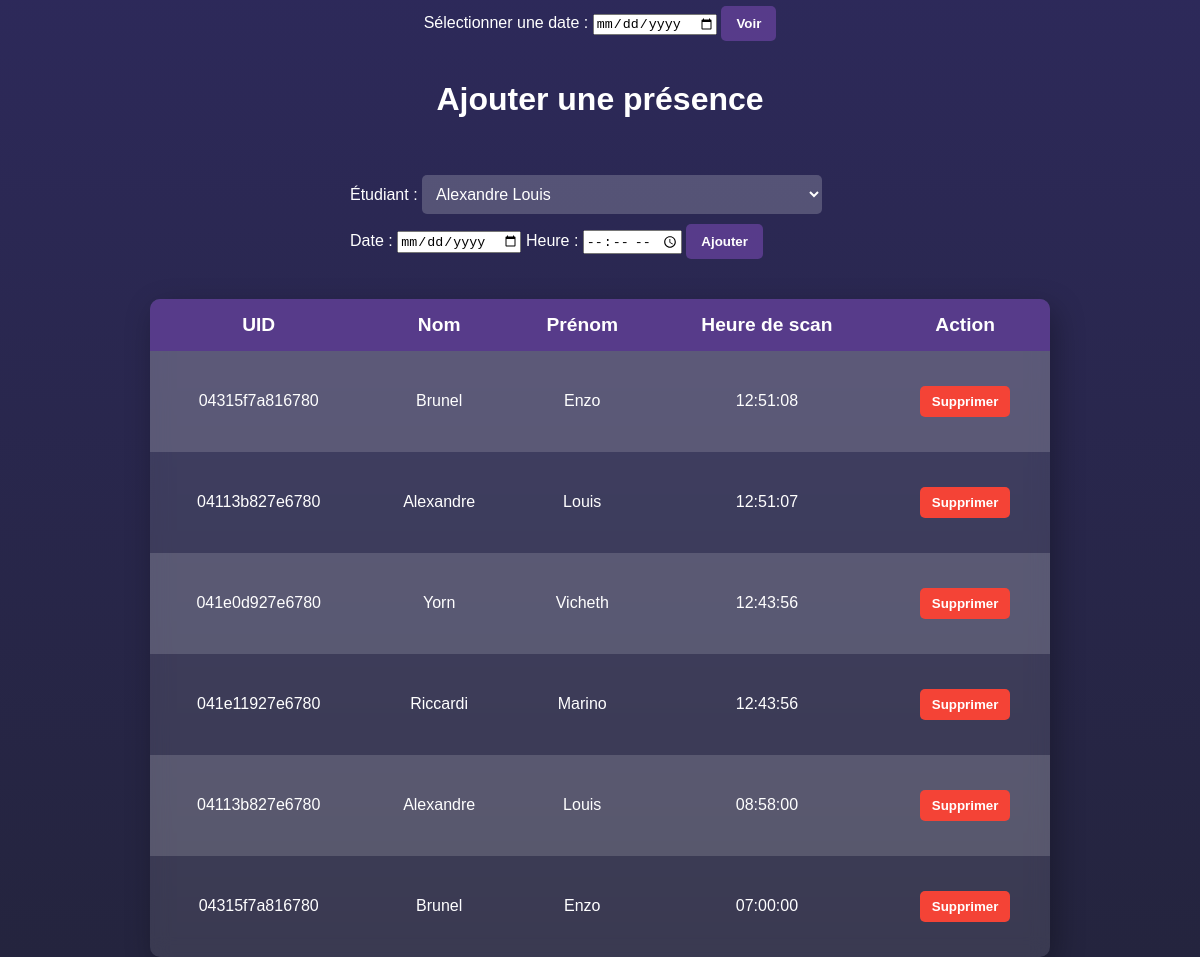
Before: /Administrateur.php (lower part) with the older database file.
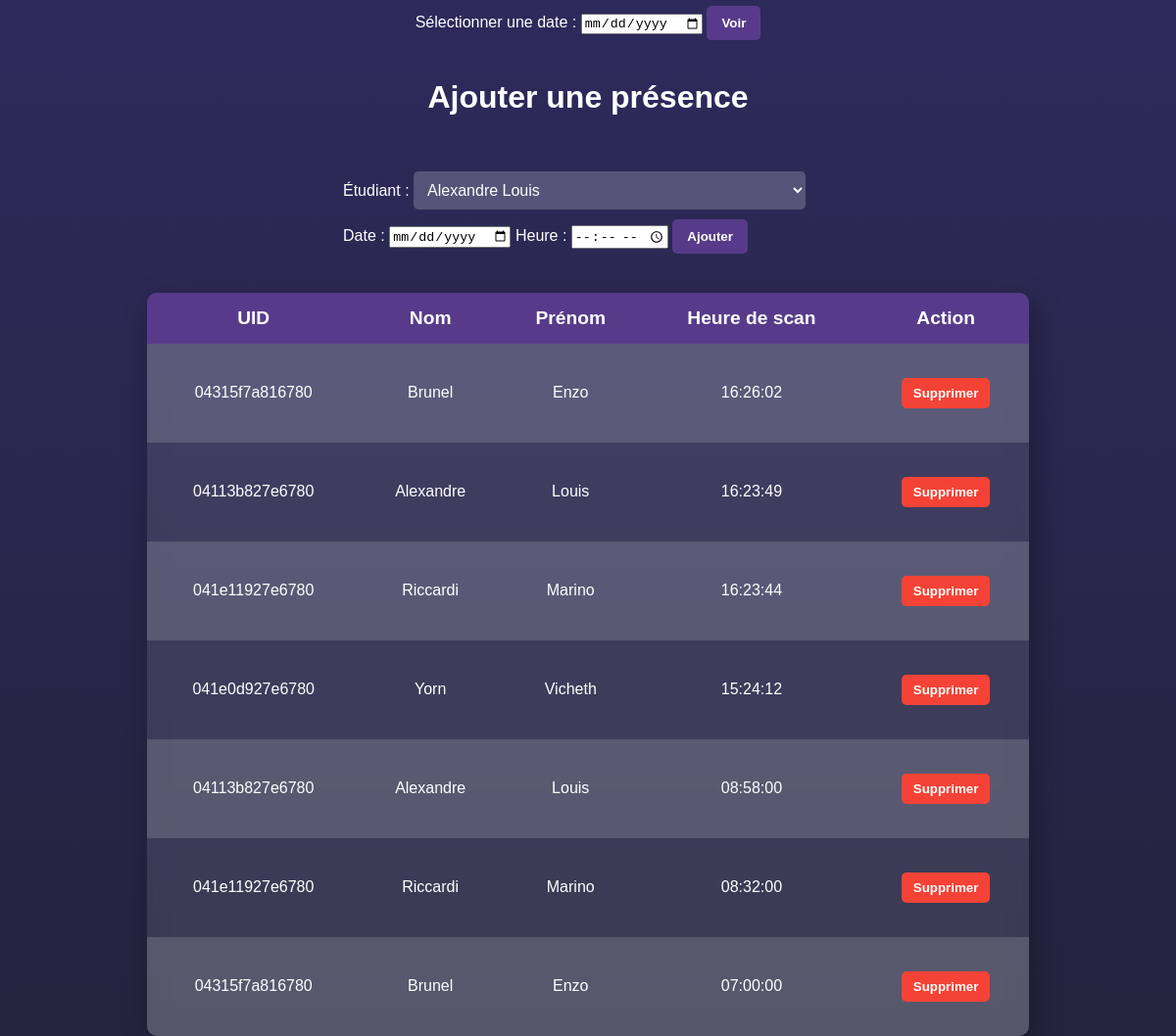
After: the same page with the newer database file.
### tables this page shows
CREATE TABLE IF NOT EXISTS `presences` (
  `id` int(11) NOT NULL AUTO_INCREMENT,
  `uid` varchar(50) NOT NULL,
  `date_scan` date NOT NULL DEFAULT curdate(),
  `heure_scan` time NOT NULL DEFAULT curtime(),
  PRIMARY KEY (`id`),
  KEY `uid` (`uid`)
);

CREATE TABLE IF NOT EXISTS `etudiants` (
  `id` int(11) NOT NULL AUTO_INCREMENT,
  `nom` varchar(100) NOT NULL,
  `prenom` varchar(100) NOT NULL,
  `uid` varchar(50) NOT NULL,
  PRIMARY KEY (`id`),
  UNIQUE KEY `uid` (`uid`)
);

### Administrateur.php (the view, shortened to what this page needs)
<?php
$servername = "127.0.0.1";
$username = "root";
$password = "";
$dbname = "nosign";
$port = 3307;
$conn = new mysqli($servername, $username, $password, $dbname, $port);
$selected_date = date("Y-m-d");
$students_sql = "SELECT uid, nom, prenom FROM etudiants ORDER BY nom";
$students_result = $conn->query($students_sql);
$students = [];
while ($row = $students_result->fetch_assoc()) {
    $students[] = $row;
}
$presences_sql = "SELECT p.id, e.uid, e.nom, e.prenom, p.heure_scan
                  FROM presences p
                  JOIN etudiants e ON p.uid = e.uid
                  WHERE p.date_scan = ?
                  ORDER BY p.heure_scan DESC";
$presences_stmt = $conn->prepare($presences_sql);
$presences_stmt->bind_param("s", $selected_date);
$presences_stmt->execute();
$presences_result = $presences_stmt->get_result();
?>
<!DOCTYPE html>
<html lang="fr">
<head>
    <link rel="stylesheet" href="styleAdmin.css">
</head>
<body>
    <form method="GET">
    <label for="date">Sélectionner une date :</label>
    <input type="date" name="date" id="date" required>
    <button type="submit">Voir</button>
</form>
<h2>Ajouter une présence</h2>
    <form method="POST">
        <label for="uid">Étudiant :</label>
        <select name="uid" required>
            <?php foreach ($students as $student) { ?>
                <option value="<?= htmlspecialchars($student['uid']) ?>">
                    <?= htmlspecialchars($student['nom'] . ' ' . $student['prenom']) ?>
                </option>
            <?php } ?>
        </select>
        <label for="date_scan">Date :</label>
        <input type="date" name="date_scan" required>
        <label for="heure_scan">Heure :</label>
        <input type="time" name="heure_scan" required>
        <button type="submit">Ajouter</button>
    </form>
    <table>
        <tr>
            <th>UID</th>
            <th>Nom</th>
            <th>Prénom</th>
            <th>Heure de scan</th>
            <th>Action</th>
        </tr>
        <?php while ($row = $presences_result->fetch_assoc()): ?>
            <tr>
                <td><?= htmlspecialchars($row['uid']) ?></td>
                <td><?= htmlspecialchars($row['nom']) ?></td>
                <td><?= htmlspecialchars($row['prenom']) ?></td>
                <td><?= htmlspecialchars($row['heure_scan']) ?></td>
                <td>
                    <form method="POST" onsubmit="return confirm('Confirmer la suppression de cette présence ?');">
                        <button type="submit">Supprimer</button>
                    </form>
                </td>
            </tr>
        <?php endwhile; ?>
    </table>
</body>
</html>

### styleAdmin.css (style rules this page uses)
body { font-family: 'Jost', sans-serif; background: linear-gradient(to bottom, #0f0c29, #302b63, #24243e); color: white; margin: 0; padding: 0; display: flex; flex-direction: column; align-items: center; min-height: 100vh; }
h2, h3 { text-align: center; margin-top: 20px; font-size: 2rem; color: white; }
form { margin: 20px auto; max-width: 500px; border-radius: 10px; }
form input[type="text"], form input[type="password"], form input[type="email"], form select { width: 80%; padding: 10px; margin: 10px 0; border: none; border-radius: 5px; background: rgba(255, 255, 255, 0.2); color: white; font-size: 1rem; }
form input::placeholder { color: #ddd; }
form button { background: #573b8a; color: white; padding: 10px 15px; border: none; border-radius: 5px; cursor: pointer; font-weight: bold; transition: 0.2s ease-in-out; }
table { width: 80%; max-width: 900px; border-collapse: collapse; margin-top: 20px; background: rgba(255, 255, 255, 0.1); backdrop-filter: blur(10px); border-radius: 10px; overflow: hidden; box-shadow: 5px 10px 30px rgba(0, 0, 0, 0.3); }
th, td { padding: 15px; text-align: center; }
th { background: #573b8a; color: white; font-size: 1.2rem; }
tr:nth-child(even) { background: rgba(255, 255, 255, 0.15); }
td form { display: flex; justify-content: center; gap: 10px; align-items: center; }
td button { background: #f44336; color: white; padding: 8px 12px; border: none; border-radius: 5px; cursor: pointer; font-weight: bold; transition: 0.2s ease-in-out; }

Changed rows visible on the page:
removed presences: etudiants.uid "04315f7a816780", etudiants.nom "Brunel", etudiants.prenom "Enzo", heure_scan "12:51:08"
removed presences: etudiants.uid "04113b827e6780", etudiants.nom "Alexandre", etudiants.prenom "Louis", heure_scan "12:51:07"
removed presences: etudiants.uid "041e0d927e6780", etudiants.nom "Yorn", etudiants.prenom "Vicheth", heure_scan "12:43:56"
removed presences: etudiants.uid "041e11927e6780", etudiants.nom "Riccardi", etudiants.prenom "Marino", heure_scan "12:43:56"
added presences: etudiants.uid "04315f7a816780", etudiants.nom "Brunel", etudiants.prenom "Enzo", heure_scan "16:26:02"
added presences: etudiants.uid "04113b827e6780", etudiants.nom "Alexandre", etudiants.prenom "Louis", heure_scan "16:23:49"
added presences: etudiants.uid "041e11927e6780", etudiants.nom "Riccardi", etudiants.prenom "Marino", heure_scan "16:23:44"
added presences: etudiants.uid "041e0d927e6780", etudiants.nom "Yorn", etudiants.prenom "Vicheth", heure_scan "15:24:12"
added presences: etudiants.uid "041e11927e6780", etudiants.nom "Riccardi", etudiants.prenom "Marino", heure_scan "08:32:00"
